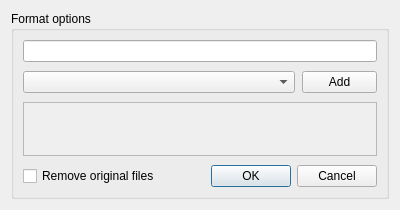
<?xml version="1.0" encoding="UTF-8"?>
<ui version="4.0">
 <class>Dialog</class>
 <widget class="QDialog" name="Dialog">
  <property name="geometry">
   <rect>
    <x>0</x>
    <y>0</y>
    <width>400</width>
    <height>210</height>
   </rect>
  </property>
  <property name="minimumSize">
   <size>
    <width>0</width>
    <height>210</height>
   </size>
  </property>
  <property name="maximumSize">
   <size>
    <width>16777215</width>
    <height>210</height>
   </size>
  </property>
  <property name="windowTitle">
   <string>Tag - File</string>
  </property>
  <property name="modal">
   <bool>true</bool>
  </property>
  <layout class="QGridLayout" name="gridLayout">
   <item row="0" column="0">
    <widget class="QGroupBox" name="formatGroupBox">
     <property name="title">
      <string>Format options</string>
     </property>
     <layout class="QGridLayout" name="gridLayout_2">
      <property name="bottomMargin">
       <number>9</number>
      </property>
      <property name="verticalSpacing">
       <number>9</number>
      </property>
      <item row="1" column="0" colspan="2">
       <widget class="QWidget" name="widget" native="true">
        <layout class="QHBoxLayout" name="horizontalLayout">
         <property name="spacing">
          <number>7</number>
         </property>
         <property name="leftMargin">
          <number>0</number>
         </property>
         <property name="topMargin">
          <number>0</number>
         </property>
         <property name="rightMargin">
          <number>0</number>
         </property>
         <property name="bottomMargin">
          <number>0</number>
         </property>
         <item>
          <widget class="QComboBox" name="tagListComboBox"/>
         </item>
         <item>
          <widget class="QPushButton" name="addTagButton">
           <property name="minimumSize">
            <size>
             <width>0</width>
             <height>0</height>
            </size>
           </property>
           <property name="maximumSize">
            <size>
             <width>75</width>
             <height>16777215</height>
            </size>
           </property>
           <property name="text">
            <string>Add</string>
           </property>
          </widget>
         </item>
        </layout>
       </widget>
      </item>
      <item row="0" column="0" colspan="2">
       <widget class="QLineEdit" name="formatStringLineEdit"/>
      </item>
      <item row="3" column="0" colspan="2">
       <widget class="QScrollArea" name="scrollArea">
        <property name="widgetResizable">
         <bool>true</bool>
        </property>
        <widget class="QWidget" name="scrollAreaWidgetContents">
         <property name="geometry">
          <rect>
           <x>0</x>
           <y>0</y>
           <width>360</width>
           <height>64</height>
          </rect>
         </property>
         <layout class="QVBoxLayout" name="verticalLayout">
          <property name="spacing">
           <number>0</number>
          </property>
          <property name="leftMargin">
           <number>4</number>
          </property>
          <property name="topMargin">
           <number>4</number>
          </property>
          <property name="rightMargin">
           <number>4</number>
          </property>
          <property name="bottomMargin">
           <number>4</number>
          </property>
          <item>
           <widget class="QLabel" name="formatStringPreview">
            <property name="text">
             <string/>
            </property>
            <property name="alignment">
             <set>Qt::AlignLeading|Qt::AlignLeft|Qt::AlignTop</set>
            </property>
           </widget>
          </item>
         </layout>
        </widget>
       </widget>
      </item>
      <item row="4" column="1">
       <widget class="QDialogButtonBox" name="buttonBox">
        <property name="orientation">
         <enum>Qt::Horizontal</enum>
        </property>
        <property name="standardButtons">
         <set>QDialogButtonBox::Cancel|QDialogButtonBox::Ok</set>
        </property>
       </widget>
      </item>
      <item row="4" column="0">
       <widget class="QCheckBox" name="checkBoxRemove">
        <property name="text">
         <string>Remove original files</string>
        </property>
       </widget>
      </item>
     </layout>
    </widget>
   </item>
  </layout>
 </widget>
 <resources/>
 <connections>
  <connection>
   <sender>buttonBox</sender>
   <signal>accepted()</signal>
   <receiver>Dialog</receiver>
   <slot>accept()</slot>
   <hints>
    <hint type="sourcelabel">
     <x>199</x>
     <y>139</y>
    </hint>
    <hint type="destinationlabel">
     <x>199</x>
     <y>87</y>
    </hint>
   </hints>
  </connection>
  <connection>
   <sender>buttonBox</sender>
   <signal>rejected()</signal>
   <receiver>Dialog</receiver>
   <slot>reject()</slot>
   <hints>
    <hint type="sourcelabel">
     <x>199</x>
     <y>139</y>
    </hint>
    <hint type="destinationlabel">
     <x>199</x>
     <y>87</y>
    </hint>
   </hints>
  </connection>
 </connections>
</ui>
